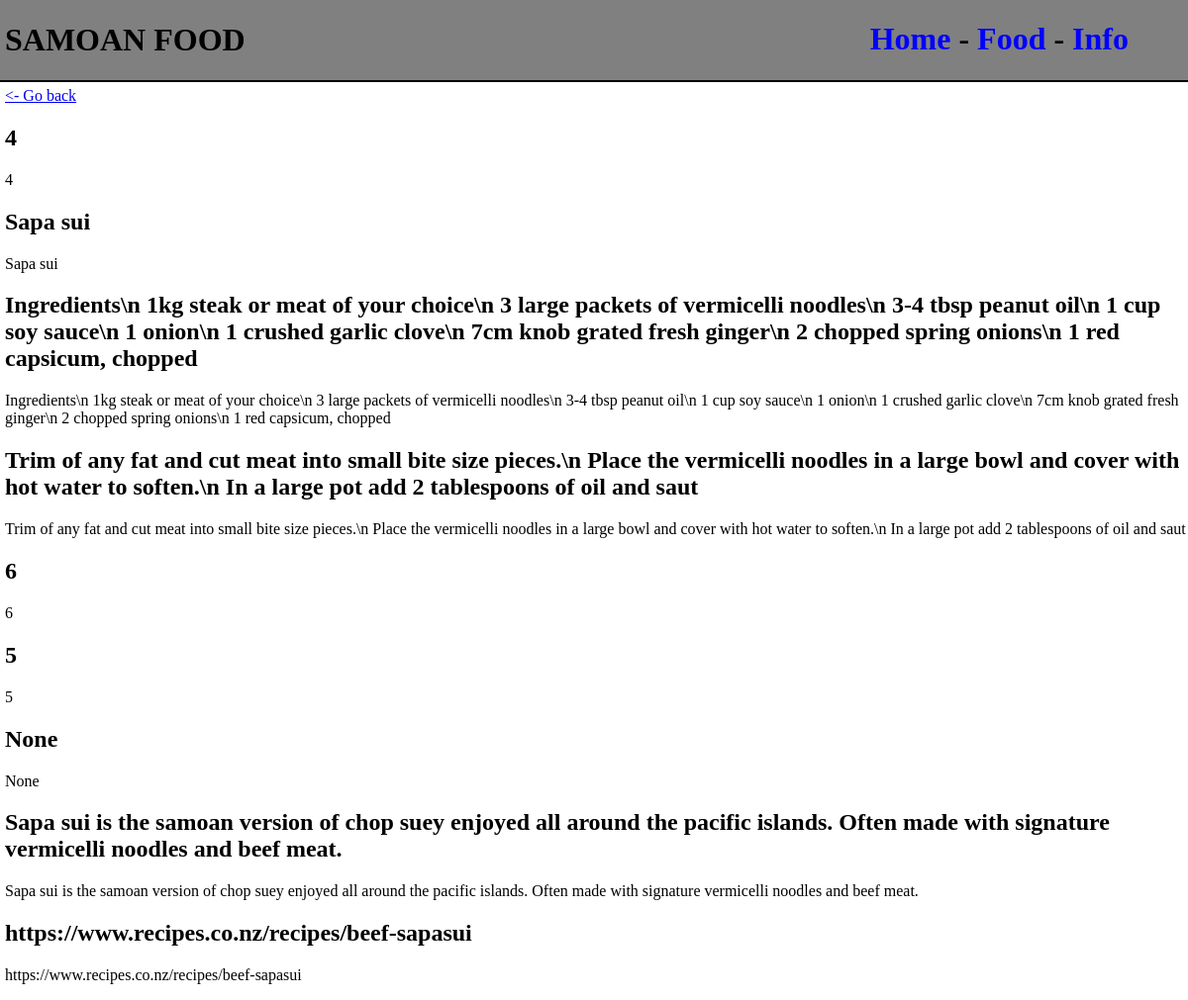
/food/4, run on the app's committed database.
### tables this page shows
CREATE TABLE Food (id INTEGER PRIMARY KEY AUTOINCREMENT, name TEXT, ingredients TEXT, recipe TEXT, rating INTEGER, price NUMERIC, image BLOB, "desc" TEXT, recipeurl TEXT);

### app/routes.py (the view)
@app.route("/food/<int:id>")
def food(id):
    conn = sqlite3.connect('database/samoanfood.db')
    cur = conn.cursor()
    cur.execute("SELECT * FROM Food WHERE id=?",(id,))
    foodresult = cur.fetchone()
    return render_template("food.html", foodresult=foodresult)

### app/templates/food.html
{% extends 'layout.html' %}
{% block content %}
<a href="/all_food"> <- Go back</a>
{%for food in foodresult%}
<h2>{{food}}</h2>
<p>{{food}}</p>
{% endfor %}
{% endblock %}

### app/static/css/style.css (style rules this page uses)
body { font-family: "Comic Sans MS"; margin-top: 0px; margin-left: 0px; margin-right: 0px; }

### data on the page
Food: name "Sapa sui", ingredients "Ingredients\\n 1kg steak or meat of your choice\\n 3 large packets of vermicelli noodles\\n 3-4 tbsp peanut oil\\n 1 cup soy sauce\\n 1 onion\\n 1 crushed garlic clove\\n 7cm knob grated fresh ginger\\n 2 chopped spring onions\\n 1 red capsicum, chopped", recipe "Trim of any fat and cut meat into small bite size pieces.\\n Place the vermicelli noodles in a large bowl and cover with hot water to soften.\\n In a large pot add 2 tablespoons of oil and saut", desc "Sapa sui is the samoan version of chop suey enjoyed all around the pacific islands. Often made with signature vermicelli noodles and beef meat.", recipeurl "https://www.recipes.co.nz/recipes/beef-sapasui"

### other printed values
{{ food }} "4" "6" "5" "None"
